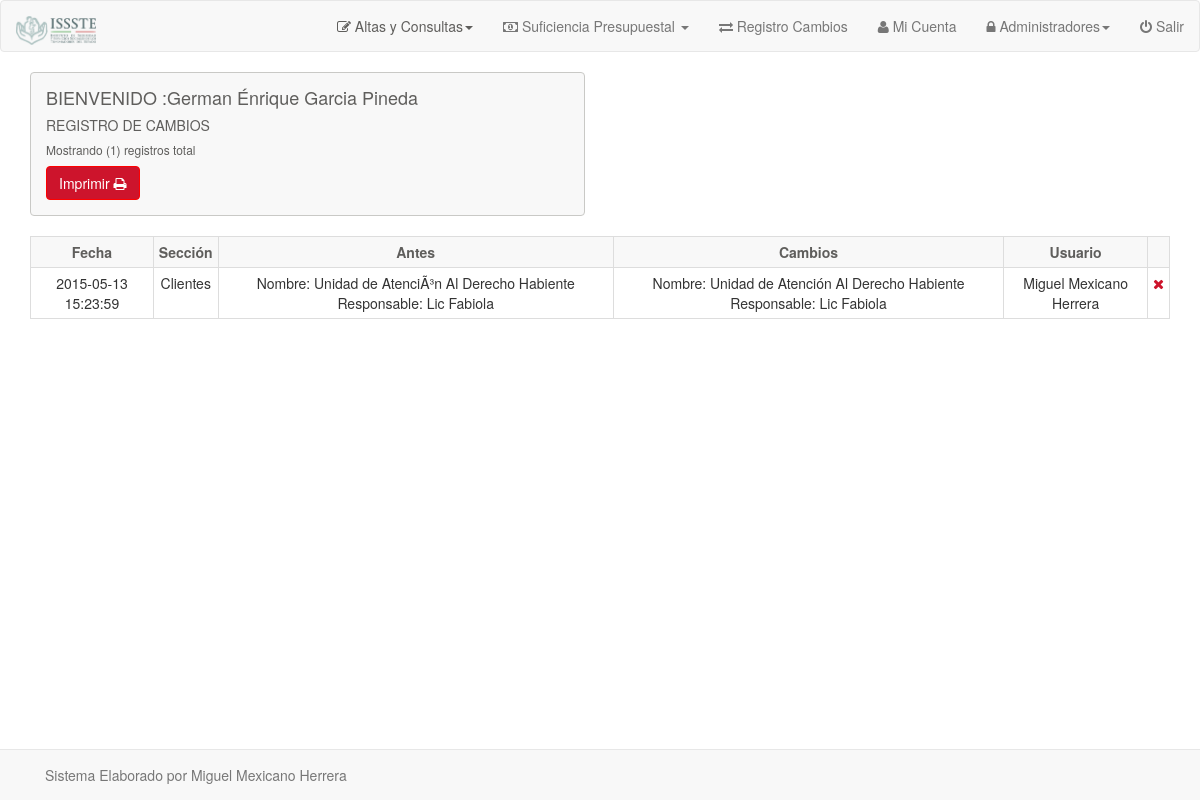
Screenshot of /codigo/listadocambios.php (signed in) with the database file from the repository.
### tables this page shows
CREATE TABLE IF NOT EXISTS `registrocambios` (
  `IdRegistroCambios` int(11) NOT NULL,
  `Fecha` datetime DEFAULT NULL,
  `Cambios` varchar(500) DEFAULT NULL,
  `Antes` varchar(500) DEFAULT NULL,
  `Tabla` varchar(45) DEFAULT NULL,
  `Idusuario` int(21) NOT NULL
);

CREATE TABLE IF NOT EXISTS `usuarios` (
  `Idusuario` int(11) NOT NULL,
  `Nombre` varchar(100) NOT NULL,
  `Privilegio` int(11) NOT NULL,
  `Login` char(50) NOT NULL,
  `Password` char(50) NOT NULL
);

### codigo/listadocambios.php (the view, shortened to what this page needs)
<?php
require("../funciones/general.php");
require("menu.php");
    if(isset($_REQUEST['palabra']))
    {
	  $buscar=$_POST['palabra'];
$query=mysql_query("SELECT * FROM registrocambios WHERE Tabla LIKE '%$buscar%'");
    }else{
	$query=mysql_query("SELECT * FROM registrocambios,usuarios WHERE registrocambios.Idusuario=usuarios.Idusuario");
    }
?>
<!DOCTYPE html>
<html>
<head>
  <link rel="stylesheet" type="text/css" href="../css/bootstrap.css">
  <link rel="stylesheet" type="text/css" href="../css/bootstrap-responsive.css">
  <link rel="stylesheet" href="../font-awesome/css/font-awesome.min.css">
  <link rel="stylesheet" type="text/css" href="../css/mystyle.css">
</head>
<body>
  <div class="container">
  <div class="row-fluid">
    <div class="span6">
    </div>
    <div class="span6"></div>
  </div>
                <table class="table table-bordered table-condensed">
                  <tr>
                      <th class="text-center thcolor">Fecha</th>
                       <th class="text-center thcolor">Sección</th>
                      <th class="text-center thcolor">Antes</th>
                      <th class="text-center thcolor">Cambios</th>
                       <th class="text-center thcolor">Usuario</th>
                    <th class="text-center thcolor">&nbsp;</th>
                  </tr>
                  <?php
                  while($fila=mysql_fetch_array($query)) {
                  ?>
                         <tr>
                            <td align="center"><?php echo $fila['Fecha'];?></td>
                            <td align="center"><?php echo $fila['Tabla'];?></td>
                            <td align="center"><?php echo $fila['Antes'];?></td>
                            <td align="center"><?php echo $fila['Cambios'];?></td>
                            <td align="center"><?php echo $fila['Nombre'];?></td>
                         <td>
                          <a href="eliminacambios.php?idcam=<?php echo $fila['IdRegistroCambios'];?>&p=<?php echo $_GET['p'];?>" title="Elimina Registro" target="_self">
                             <i id="otherButton" class="fa fa-times"></i>
                           </a>
                          </td>
                          </tr>
                          <?php }?>
                </table>
  </div>
</body>
</html>

### css/mystyle.css (style rules this page uses)
#otherButton { color: #CD142C; }
.thcolor { background-color: #F8F8F8; color: #5F5E5C; }

### rows the page displays
registrocambios: Fecha "2015-05-13 15:23:59", Tabla "Clientes", Antes "Nombre: Unidad de AtenciÃ³n Al Derecho Habiente Responsable: Lic Fabiola", Cambios "Nombre: Unidad de Atención Al Derecho Habiente Responsable: Lic Fabiola", Idusuario.Nombre "Miguel Mexicano Herrera"

### other values shown
$usuario "German Énrique Garcia Pineda"
$titulo "REGISTRO DE CAMBIOS"
$registros "1"
